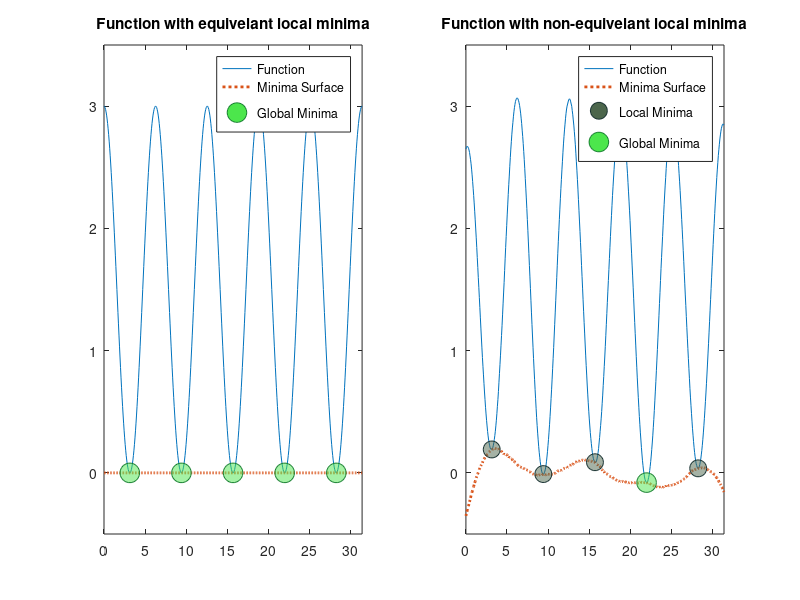

This chart was generated by the following MATLAB code:
% Use this function to generate two graphs, one showing a function with
% local minima that are not global, and one with equivelant minima
clear variables

% Number of minima to demonstrate
M = 5;
% Points per hump
T = 50;

% Function size
S = 3;

% Generate X values
Xval = 0:(pi/T):(M*2*pi);
Mind = 1 + T:(2*T):(2*M*T);

% Generate `true` function
fun = S * ( cos(Xval) + 1 ) / 2;
Tbas = zeros( size(Xval) );
TX = Xval( Mind );
TY = zeros( size(TX) );

Fbas = imgaussfilt( randn(size(Xval)), 30 );
FX = TX;
FY = fun(Mind) + Fbas(Mind);
[FYmin, FXmin] = min(FY);
FX(FXmin) = [];
FY(FXmin) = [];
FXmin = TX(FXmin);


figure(1);
subplot(1,2,1);
plot(Xval,fun+Tbas,Xval,Tbas,':','LineWidth',2);
title('Function with equivelant local minima')
hold on
scatter(TX,TY,200,...
    'MarkerFaceColor', [.3, .9, .3],...
    'MarkerEdgeColor', [.1, .5, .2],...
    'MarkerFaceAlpha', 0.5);
hold off
legend({'Function', 'Minima Surface', 'Global Minima'});
axis([Xval(1), Xval(end), -0.5, S+0.5]);

subplot(1,2,2)
plot(Xval,fun+Fbas,Xval,Fbas,':','LineWidth',2);
title('Function with non-equivelant local minima');
hold on
scatter(FX,FY,150,...
    'MarkerFaceColor', [.3, .4, .3],...
    'MarkerEdgeColor', [.1, .2, .2],...
    'MarkerFaceAlpha', 0.5);
scatter(FXmin,FYmin,200,...
    'MarkerFaceColor', [.3, .9, .3],...
    'MarkerEdgeColor', [.1, .5, .2],...
    'MarkerFaceAlpha', 0.5);
hold off
legend({'Function', 'Minima Surface', 'Local Minima','Global Minima'});
axis([Xval(1), Xval(end), -0.5, S+0.5]);
